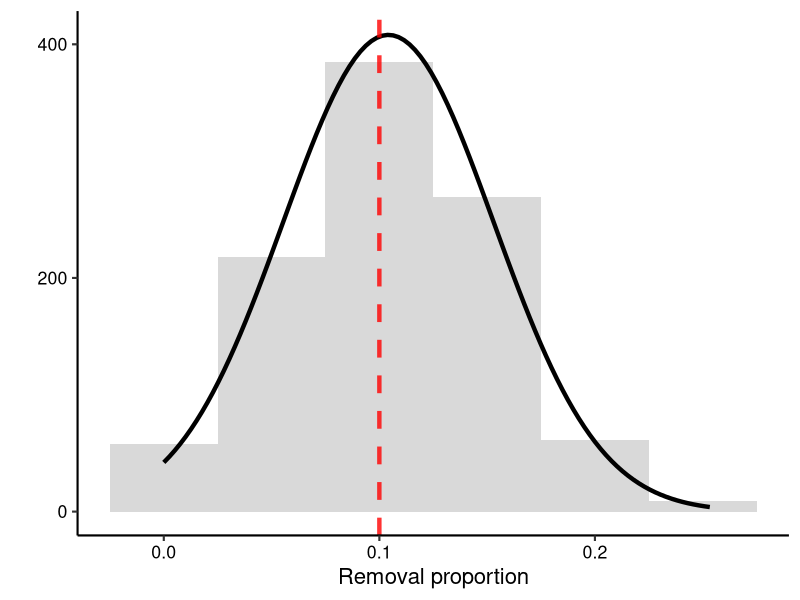
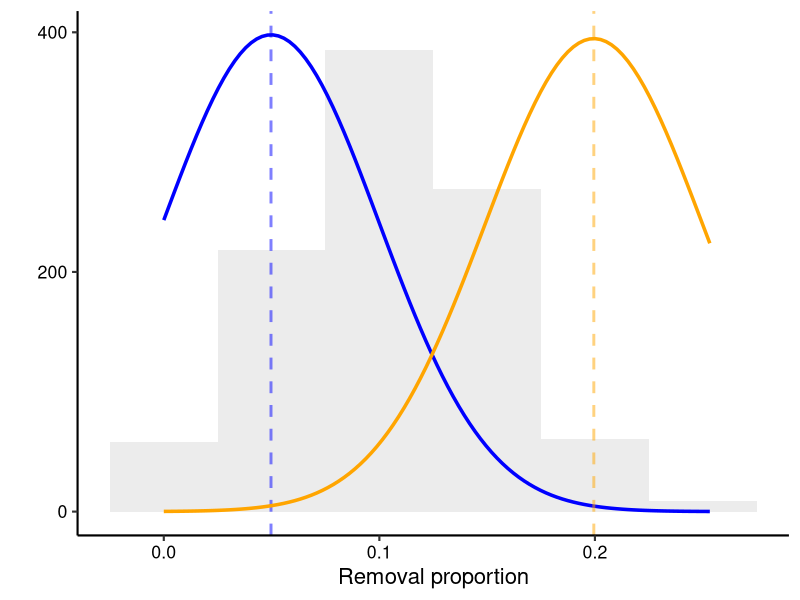

Source code (R) for these figures, in order:
## ---- chunk 1
knitr::opts_chunk$set(echo = TRUE)
## ---- chunk 2
# Constant values - these are the same for all government scenarios
intensity = 0.7
stagedist = c( 0.110, 0.445, 0.110, 0.335 )  # as calculated from baseline projection averages
## ---- chunk 3
N = 100   # population size of 100
abundances = c(10, 45, 10, 35)  # stage abundances in order yf, af, ym, am
years = 2     # double removal example
## ---- chunk 4
goal <- round(N * intensity)    # round to ensure we only have integer badgers
print(goal)
## ---- chunk 5
year_goal <- round(goal / years)   # rounding as integer
print(year_goal)   # individuals per year
## ---- chunk 6
rem_vec <- round(year_goal * stagedist)
print(rem_vec)
## ---- chunk 7
N_rem <- sum(rem_vec)
print(N_rem)
print(year_goal) 
## ---- chunk 8
new_vec <- abundances - rem_vec
print(new_vec)
print(sum(new_vec))
## ---- chunk 9
bias = 0.15
## ---- chunk 10
bias_dist <- stagedist    # skewing stage distribution
bias_dist[2] <- bias_dist[2] + bias    # entry 2 is adult female
bias_dist[-2] <- bias_dist[-2] - (bias/length(bias_dist[-2]))
print(bias_dist)
## ---- chunk 11
rem_vec2 <- round(year_goal * bias_dist)
print(rem_vec2)
## ---- chunk 12
new_vec <- abundances - rem_vec2
print(new_vec)
print(sum(new_vec))
## ---- chunk 13
intensity = 0.1
stagedist = c( 0.110, 0.445, 0.110, 0.335 )  
## ---- chunk 14
library(ggplot2)
x <- rnorm(1000, mean = 0.1, sd= 0.05) # sample of 1000 
# trim 0 - 1
x[x < 0] <- 0
x[x > 1] <- 1
df <- as.data.frame(x)


n_obs <-  sum(!is.na(df$x))
bw <- 0.05
base.plot <- ggplot(df, aes(x)) + 
  geom_histogram(aes(y = after_stat(density)),  
                 binwidth = bw,
                 fill = "grey50", alpha= 0.3) + 
  stat_function(fun = dnorm, args = list(mean = mean(df$x), sd = sd(df$x)), 
                size = 1.5, colour = "black")+ 
  geom_vline(aes(xintercept = 0.1),                       # Adding a line to show removal year
             colour = "red", linetype = "dashed", linewidth= 1.5, alpha = 0.8) +
  labs(x = "Removal proportion") +
  theme_classic(base_size = 16) +
  theme(
    axis.text = element_text(color = "black")
  )

# rescaling y
ybreaks = seq(0,1000,200) 
# On primary axis
base.plot + 
  scale_y_continuous("", breaks = round(ybreaks / (bw * n_obs),3), labels = ybreaks )


## ---- chunk 15
rem_props <- rnorm(4, mean = 0.1, sd = 0.05)
rem_props[rem_props > 1] <- 1
rem_props[rem_props < 0] <- 0
print(round(rem_props), 3)
## ---- chunk 16
rem_vec3 <- floor(rem_props * abundances)
rem_vec3
## ---- chunk 17
next_vec <- abundances - rem_vec3
next_vec
## ---- chunk 18
df$unbias <- rnorm(1000, mean = 0.05, sd= 0.05)
df$bias <- rnorm(1000, mean = 0.2, sd= 0.05)
# graph limits
means <- sapply(df[c("x", "unbias", "bias")], mean, na.rm = TRUE)
sds   <- sapply(df[c("x", "unbias", "bias")], sd,   na.rm = TRUE)
min_x <- min(means - 4 * sds)
max_x <- max(means + 4 * sds)

# want to add vis of these extra means on top of base plot
bias.plot <- ggplot(df, aes(x)) + 
  geom_histogram(aes(y = after_stat(density)),  
                 binwidth = bw,
                 fill = "grey50", alpha= 0.15) + 
 # stat_function(fun = dnorm, args = list(mean = mean(df$x), sd = sd(df$x)), 
  #              size = 1.2, colour = "black", alpha = 0.5) + 
  #geom_vline(aes(xintercept = mean(df$x)),                       # Adding a line to show removal year
   #          colour = "black", linetype = "dashed", size= 1, alpha = 0.5) +
  
  stat_function(fun = dnorm, args = list(mean = mean(df$unbias), sd = sd(df$unbias)), 
                size = 1.2, colour = "blue") + 
  geom_vline(aes(xintercept = mean(df$unbias)),                       # Adding a line to show removal year
             colour = "blue", linetype = "dashed", size= 1, alpha = 0.5) +
  
  stat_function(fun = dnorm, args = list(mean = mean(df$bias), sd = sd(df$bias)), 
                size = 1.2, colour = "orange") + 
  geom_vline(aes(xintercept = mean(df$bias)),                       # Adding a line to show removal year
             colour = "orange", linetype = "dashed", size= 1, alpha = 0.5) +
  
  labs(x = "Removal proportion") +
  theme_classic(base_size = 16) +
  theme(
    axis.text = element_text(color = "black")
  )+
 # coord_cartesian(xlim = c(min_x, max_x))  + # makes sure full range of x axis included
  scale_y_continuous("", breaks = round(ybreaks / (bw * n_obs),3), labels = ybreaks )
bias.plot
## ---- chunk 19
biased <- rnorm(1, mean = (0.1 + 0.1), sd = 0.05)
unbiased <- rnorm(3, mean = (0.1 - (0.1/3)), sd = 0.05)
props = vector(length = 4)
props[2] <- biased   # entry 2 for adult fems
props[-2] <- unbiased

print(round(props), 3)
## ---- chunk 20
rem_vec4 <- floor(props * abundances)
rem_vec4
## ---- chunk 21
next_vec <- abundances - rem_vec4
next_vec
